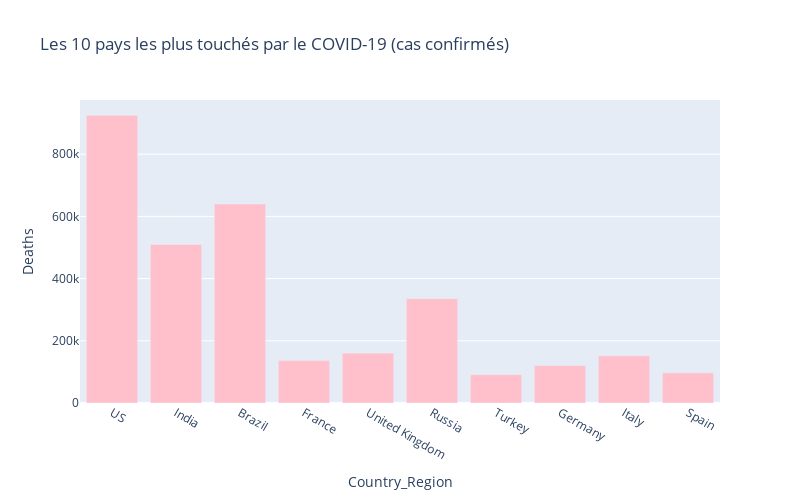

The code cell stored with this chart in its notebook:
### Code cell
#Diagramme à barres des 10 pays les touchés par le COVID-19 (nombre de décès)

px.bar(
    pays_class_df.head(10),
    x = 'Country_Region',
    y = 'Deaths',
    title = 'Les 10 pays les plus touchés par le COVID-19 (cas confirmés)',
    color_discrete_sequence = ['pink'],
    height = 500,
    width = 800
)

### Figure 1 — Plotly figure (JSON) as saved in the notebook; plotly's stock layout.template omitted (floating-point values rounded to 4 significant figures)
{"data": [{"alignmentgroup": "True", "hovertemplate": "Country_Region=%{x}<br>Deaths=%{y}<extra></extra>", "legendgroup": "", "marker": {"color": "pink", "pattern": {"shape": ""}}, "name": "", "offsetgroup": "", "orientation": "v", "showlegend": false, "textposition": "auto", "type": "bar", "x": ["US", "India", "Brazil", "France", "United Kingdom", "Russia", "Turkey", "Germany", "Italy", "Spain"], "xaxis": "x", "y": [925560, 509872, 640076, 136580, 160400, 335521, 91117, 120472, 151684, 96906], "yaxis": "y"}], "layout": {"barmode": "relative", "height": 500, "legend": {"tracegroupgap": 0}, "title": {"text": "Les 10 pays les plus touchés par le COVID-19 (cas confirmés)"}, "width": 800, "xaxis": {"anchor": "y", "domain": [0, 1], "title": {"text": "Country_Region"}}, "yaxis": {"anchor": "x", "domain": [0, 1], "title": {"text": "Deaths"}}}}
